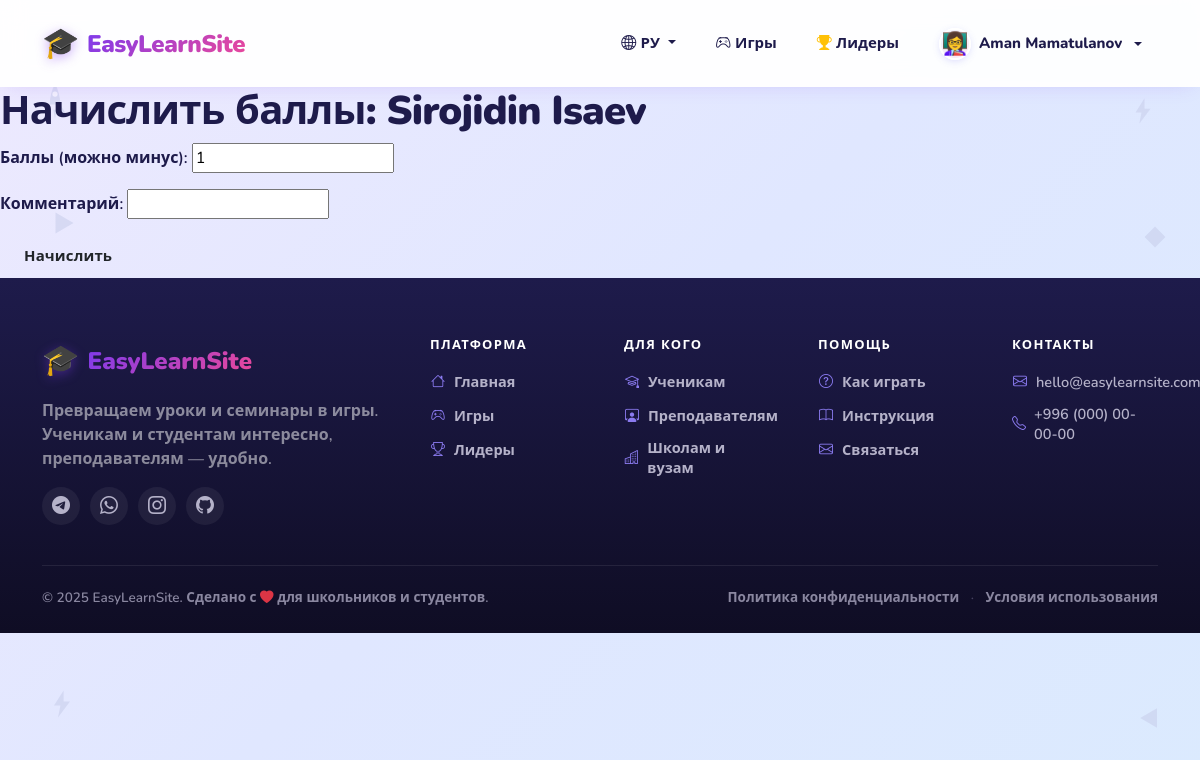
/scores/give/3/ (signed in), run on the app's committed database.
### accounts/models.py (models this page shows, shortened)
class User(AbstractUser):
    ROLE_CHOICES = (
        ('teacher', 'Учитель'),
        ('student', 'Ученик'),
    )
    role = models.CharField('Роль', max_length=10, choices=ROLE_CHOICES)
    grade = models.PositiveSmallIntegerField('Класс (1-4)', null=True, blank=True)
    school_class = models.ForeignKey(
        'SchoolClass',
        null=True, blank=True,
        on_delete=models.SET_NULL,
        related_name='students',
        verbose_name='Школьный класс'
    )
    avatar_emoji = models.CharField(
        'Эмодзи-аватар', max_length=10, blank=True, default='🧑'
    )
    avatar = models.ImageField(
        'Своя аватарка', upload_to='avatars/', null=True, blank=True
    )
    def is_teacher(self):
        return self.role == 'teacher'

### scores/views.py (the view, shortened to what this page needs)
# urls.py: path('give/<int:student_id>/', views.give_points, name='give_points'),
@login_required
def give_points(request, student_id):
    if not request.user.is_teacher():
        messages.error(request, 'Только учитель может начислять баллы')
        return redirect('home')
    student = get_object_or_404(User, pk=student_id, role='student')
    if student.school_class is None or student.school_class.teacher_id != request.user.id:
        messages.error(request, 'Это не ваш ученик')
        return redirect('scores:leaderboard')
    return render(request, 'scores/give_points.html', {'student': student})

### templates/scores/give_points.html (shortened to what this page needs)
{% extends "base.html" %}
{% block content %}
<h1>Начислить баллы: {{ student.get_full_name|default:student.username }}</h1>
<form method="post">
    <p><label>Баллы (можно минус): <input type="number" name="points" value="1" required></label></p>
    <p><label>Комментарий: <input type="text" name="comment" maxlength="200"></label></p>
    <button class="btn" type="submit">Начислить</button>
</form>
{% endblock %}

### templates/base.html (shortened to what this page needs)
{% load static %}
{% load i18n %}
<!DOCTYPE html>
<html lang="{{ LANGUAGE_CODE }}">
<head>
    <link href="https://cdn.jsdelivr.net/npm/bootstrap@5.3.3/dist/css/bootstrap.min.css" rel="stylesheet">
    <link href="https://cdn.jsdelivr.net/npm/bootstrap-icons@1.11.3/font/bootstrap-icons.css" rel="stylesheet">
    <link rel="stylesheet" href="{% static 'css/style.css' %}">
</head>
<body>
<div class="side-decor side-decor--left" aria-hidden="true">
    <svg class="d2" viewBox="0 0 40 40" xmlns="http://www.w3.org/2000/svg">
        <path d="M10 6 L34 20 L10 34 Z" fill="#c7cdea"/>
    </svg>
    <svg class="d3" viewBox="0 0 40 40" xmlns="http://www.w3.org/2000/svg">
        <path d="M20 3 L24.5 15 L38 15 L27 23.5 L31 36 L20 28 L9 36 L13 23.5 L2 15 L15.5 15 Z" fill="#c7cdea"/>
    </svg>
    <svg class="d4" viewBox="0 0 40 40" xmlns="http://www.w3.org/2000/svg">
        <circle cx="20" cy="20" r="16" fill="#c7cdea"/>
    </svg>
    <svg class="d5" viewBox="0 0 40 40" xmlns="http://www.w3.org/2000/svg">
        <path d="M20 4 L36 20 L20 36 L4 20 Z" fill="#c7cdea"/>
    </svg>
    <svg class="d6" viewBox="0 0 40 40" xmlns="http://www.w3.org/2000/svg">
        <path d="M22 3 L10 22 L18 22 L15 37 L30 17 L22 17 Z" fill="#c7cdea"/>
    </svg>
</div>
<div class="side-decor side-decor--right" aria-hidden="true">
    <svg class="d1" viewBox="0 0 40 40" xmlns="http://www.w3.org/2000/svg">
        <path d="M22 3 L10 22 L18 22 L15 37 L30 17 L22 17 Z" fill="#c7cdea"/>
    </svg>
    <svg class="d2" viewBox="0 0 40 40" xmlns="http://www.w3.org/2000/svg">
        <path d="M20 4 L36 20 L20 36 L4 20 Z" fill="#c7cdea"/>
    </svg>
    <svg class="d3" viewBox="0 0 40 40" xmlns="http://www.w3.org/2000/svg">
        <path d="M20 3 L24.5 15 L38 15 L27 23.5 L31 36 L20 28 L9 36 L13 23.5 L2 15 L15.5 15 Z" fill="#c7cdea"/>
    </svg>
    <svg class="d4" viewBox="0 0 40 40" xmlns="http://www.w3.org/2000/svg">
        <circle cx="20" cy="20" r="16" fill="#c7cdea"/>
    </svg>
    <svg class="d6" viewBox="0 0 40 40" xmlns="http://www.w3.org/2000/svg">
        <path d="M30 6 L6 20 L30 34 Z" fill="#c7cdea"/>
    </svg>
</div>
<nav class="navbar navbar-expand-lg navbar-light bg-white shadow-sm sticky-top">
    <div class="container">
        <a class="navbar-brand fw-bold d-flex align-items-center gap-2" href="/">
            <span class="brand-icon">🎓</span>
            <span class="brand-text">EasyLearnSite</span>
        </a>
        <div class="collapse navbar-collapse" id="mainNav">
            <ul class="navbar-nav ms-auto align-items-lg-center gap-lg-2">
                <li class="nav-item dropdown">
                    <a class="nav-link dropdown-toggle" href="#" role="button" data-bs-toggle="dropdown">
                        <i class="bi bi-globe2"></i>
                        {% get_current_language as CURRENT_LANG %}
                        {% if CURRENT_LANG == 'ky' %}КЫ{% else %}РУ{% endif %}
                    </a>
                </li>
                {% if user.is_authenticated %}
                    <li class="nav-item">
                        <a class="nav-link" href="{% url 'games:list' %}">
                            <i class="bi bi-controller"></i> {% trans "Игры" %}
                        </a>
                    </li>
                    <li class="nav-item">
                        <a class="nav-link" href="{% url 'scores:leaderboard' %}">
                            <i class="bi bi-trophy-fill text-warning"></i> {% trans "Лидеры" %}
                        </a>
                    </li>
                    <li class="nav-item dropdown">
                        <a class="nav-link dropdown-toggle d-flex align-items-center gap-2" href="#" role="button" data-bs-toggle="dropdown">
                            {% include 'includes/avatar.html' with user=user size=32 %}
                            <span>{{ user.get_full_name|default:user.username }}</span>
                        </a>
                    </li>
                {% endif %}
            </ul>
        </div>
    </div>
</nav>
<main>
    {% block content %}{% endblock %}
</main>
<footer class="site-footer">
    <div class="container">
        <div class="row g-5">
            <div class="col-lg-4">
                <div class="d-flex align-items-center gap-2 mb-3">
                    <span class="brand-icon">🎓</span>
                    <span class="brand-text text-white">EasyLearnSite</span>
                </div>
                <p class="text-white-50 mb-3">
                </p>
                <div class="footer-socials">
                    <a href="#" title="Telegram"><i class="bi bi-telegram"></i></a>
                    <a href="#" title="WhatsApp"><i class="bi bi-whatsapp"></i></a>
                    <a href="#" title="Instagram"><i class="bi bi-instagram"></i></a>
                    <a href="#" title="GitHub"><i class="bi bi-github"></i></a>
                </div>
            </div>
            <div class="col-6 col-lg-2">
                <h6 class="footer-heading">{% trans "Платформа" %}</h6>
                <ul class="list-unstyled footer-links">
                    <li><a href="/"><i class="bi bi-house"></i> {% trans "Главная" %}</a></li>
                    <li><a href="{% url 'games:list' %}"><i class="bi bi-controller"></i> {% trans "Игры" %}</a></li>
                    <li><a href="{% url 'scores:leaderboard' %}"><i class="bi bi-trophy"></i> {% trans "Лидеры" %}</a></li>
                </ul>
            </div>
            <div class="col-6 col-lg-2">
                <h6 class="footer-heading">{% trans "Для кого" %}</h6>
                <ul class="list-unstyled footer-links">
                    <li><a href="{% url 'accounts:signup' %}?role=student"><i class="bi bi-mortarboard"></i> {% trans "Ученикам" %}</a></li>
                    <li><a href="{% url 'accounts:signup' %}?role=teacher"><i class="bi bi-person-workspace"></i> {% trans "Преподавателям" %}</a></li>
                    <li><a href="#"><i class="bi bi-buildings"></i> {% trans "Школам и вузам" %}</a></li>
                </ul>
            </div>
            <div class="col-6 col-lg-2">
                <h6 class="footer-heading">{% trans "Помощь" %}</h6>
                <ul class="list-unstyled footer-links">
                    <li><a href="#"><i class="bi bi-question-circle"></i> {% trans "Как играть" %}</a></li>
                    <li><a href="#"><i class="bi bi-book"></i> {% trans "Инструкция" %}</a></li>
                    <li><a href="#"><i class="bi bi-envelope"></i> {% trans "Связаться" %}</a></li>
                </ul>
            </div>
            <div class="col-6 col-lg-2">
                <h6 class="footer-heading">{% trans "Контакты" %}</h6>
                <ul class="list-unstyled footer-links">
                    <li>
                        <a href="mailto:hello@easylearnsite.com">
                            <i class="bi bi-envelope"></i> hello@easylearnsite.com
                        </a>
                    </li>
                    <li>
                        <a href="tel:+996000000000">
                            <i class="bi bi-telephone"></i> +996 (000) 00-00-00
                        </a>
                    </li>
                </ul>
            </div>
        </div>
        <hr class="footer-divider">
        <div class="footer-bottom">
            <div class="row align-items-center g-2">
                <div class="col-md-6 text-center text-md-start">
                    <i class="bi bi-heart-fill text-danger"></i>
                    {% trans "для школьников и студентов." %}
                </div>
                <div class="col-md-6 text-center text-md-end">
                    <a href="#" class="footer-bottom-link">{% trans "Политика конфиденциальности" %}</a>
                    <span class="footer-dot">·</span>
                    <a href="#" class="footer-bottom-link">{% trans "Условия использования" %}</a>
                </div>
            </div>
        </div>
    </div>
</footer>
</body>
</html>

### templates/includes/avatar.html (shortened to what this page needs)
{% if user.avatar %}
    <img src="{{ user.avatar.url }}"
         alt="{{ user.username }}"
         class="{{ css_class|default:'' }}"
         style="width: {{ size|default:40 }}px;
                height: {{ size|default:40 }}px;
                border-radius: 50%;
                object-fit: cover;
                flex-shrink: 0;
                display: inline-block;
                vertical-align: middle;
                border: 2px solid #fff;
                box-shadow: 0 2px 8px -2px rgba(99,102,241,0.3);
                overflow: hidden;">
{% else %}
    <span class="{{ css_class|default:'' }}"
          style="display: inline-flex;
                 align-items: center;
                 justify-content: center;
                 width: {{ size|default:40 }}px;
                 height: {{ size|default:40 }}px;
                 font-size: {{ size|default:40|add:"-10" }}px;
                 line-height: 1;
                 border-radius: 50%;
                 background: linear-gradient(135deg, #eef2ff, #fce7f3);
                 flex-shrink: 0;
                 border: 2px solid #fff;
                 box-shadow: 0 2px 8px -2px rgba(99,102,241,0.3);">
        {{ user.avatar_emoji|default:"🧑" }}
    </span>
{% endif %}

### static/css/style.css (style rules this page uses)
:root { --brand: #7c3aed; --brand-2: #a855f7; --brand-3: #ec4899; --brand-dark: #5b21b6; --yellow: #fbbf24; --yellow-dark: #f59e0b; --green: #10b981; --green-dark: #059669; --red: #ef4444; --red-dark: #dc2626; --blue: #3b82f6; --blue-dark: #2563eb; --text: #1e1b4b; --text-muted: #64748b; --bg: #f5f3ff; --bg-gradient: linear-gradient(135deg, #ede9fe 0%, #e0e7ff 50%, #dbeafe 100%); --card-bg: #ffffff; --border-soft: #e5e7f5; --shadow-sm: 0 2px 6px rgba(30, 27, 75, 0.08); --shadow: 0 6px 20px rgba(124, 58, 237, 0.15); --shadow-lg: 0 12px 32px rgba(124, 58, 237, 0.25); }
* { box-sizing: border-box; }
body { font-family: 'Nunito', system-ui, -apple-system, sans-serif; color: var(--text); background: var(--bg-gradient); background-attachment: fixed; min-height: 100vh; overflow-x: hidden; -webkit-font-smoothing: antialiased; font-weight: 600; }
h1, h2, h3, h4, h5, .display-5 { font-weight: 900; letter-spacing: -0.02em; }
a { color: var(--brand); text-decoration: none; }
.navbar { padding: 16px 0; background: rgba(255, 255, 255, 0.95) !important; backdrop-filter: saturate(180%) blur(12px); box-shadow: 0 4px 20px -8px rgba(124, 58, 237, 0.2) !important; }
.navbar-brand { font-size: 24px; letter-spacing: -0.5px; }
.brand-icon { font-size: 30px; filter: drop-shadow(0 3px 6px rgba(124, 58, 237, 0.4)); }
.brand-text { background: linear-gradient(135deg, var(--brand) 0%, var(--brand-3) 100%); -webkit-background-clip: text; -webkit-text-fill-color: transparent; background-clip: text; font-weight: 900; font-size: 24px; }
.nav-link { font-weight: 800; color: var(--text) !important; padding: 10px 16px !important; border-radius: 12px; transition: all 0.15s; font-size: 15px; }
.container { position: relative; z-index: 1; }
.btn { font-weight: 800; padding: 11px 24px; border-radius: 14px; transition: all 0.15s ease; border: none; position: relative; font-size: 15px; letter-spacing: 0.01em; display: inline-flex; align-items: center; justify-content: center; gap: 8px; cursor: pointer; text-decoration: none; line-height: 1.4; }
.site-footer { background: linear-gradient(180deg, #1e1b4b 0%, #0f0d24 100%); color: #c5c9d6; padding: 60px 0 25px; margin-top: 0; }
.footer-heading { color: #ffffff; font-size: 13px; font-weight: 800; text-transform: uppercase; letter-spacing: 0.1em; margin-bottom: 16px; }
.footer-links li { margin-bottom: 10px; }
.footer-links a { color: #b5b2c9; text-decoration: none; font-size: 14.5px; transition: color 0.15s, transform 0.15s; display: inline-flex; align-items: center; gap: 8px; font-weight: 600; line-height: 1.4; }
.footer-links i { font-size: 14px; width: 16px; text-align: center; color: #8b7bf0; }
.footer-socials { display: flex; gap: 10px; margin-top: 8px; }
.footer-socials a { display: inline-flex; align-items: center; justify-content: center; width: 38px; height: 38px; border-radius: 50%; background: rgba(255, 255, 255, 0.06); color: #b5b2c9; font-size: 18px; transition: all 0.15s; text-decoration: none; }
.footer-divider { border-color: rgba(255, 255, 255, 0.08); opacity: 1; margin: 40px 0 22px; }
.footer-bottom { color: #8a87a0; font-size: 13.5px; font-weight: 600; }
.footer-bottom-link { color: #8a87a0; text-decoration: none; transition: color 0.15s; font-weight: 600; }
.footer-dot { margin: 0 8px; color: #45415e; }

### data on the page
User: avatar_emoji "👩‍🏫", get_full_name "Aman Mamatulanov"
User: get_full_name "Sirojidin Isaev"
